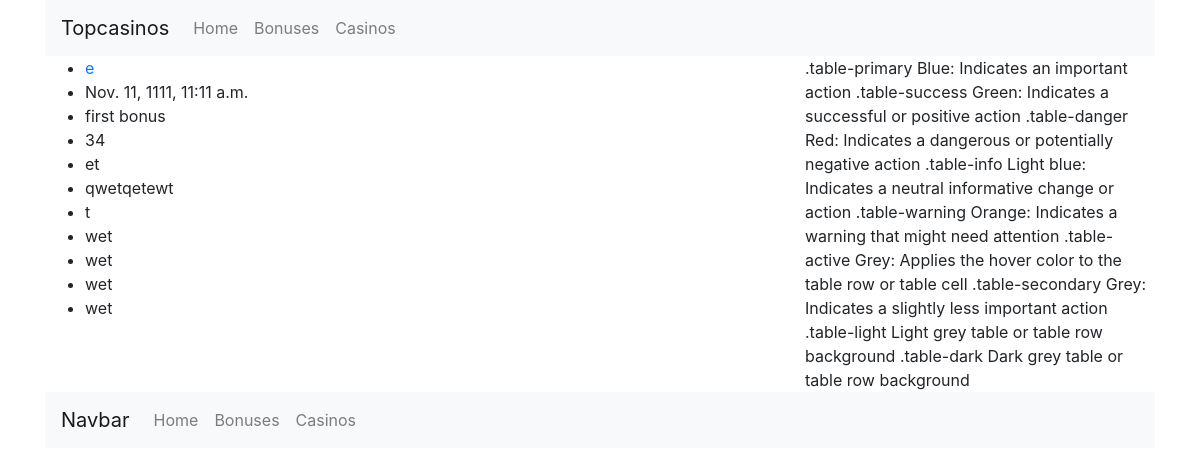
Screenshot of /bonus/1/ with the database file from the repository.
### casinos/models.py (models this page shows)
class Casino(models.Model):
    date_added = models.DateTimeField('date added')
    casino_icon = models.ImageField(upload_to='documents/%Y/%m/%d', height_field=None, width_field=None,default='resources\index.jfif')
    casino_name = models.CharField(max_length=200)
    casino_description = models.CharField(max_length=2000)
    software = models.CharField(max_length=400)
    os_supported = models.CharField(max_length=400)
    languages = models.CharField(max_length=400)
    currencies = models.CharField(max_length=400)
    deposit_methods = models.CharField(max_length=400)
    minimal_deposit = models.CharField(max_length=400)
    withdrawal_methods = models.CharField(max_length=400)
    withdrawal_limits = models.CharField(max_length=400)
    withdrawal_min_amount = models.CharField(max_length=400)
    established_on = models.CharField(max_length=400)
    withdrawal_min_amount = models.CharField(max_length=400)
    established_on = models.CharField(max_length=400)
    jurisdiction= models.CharField(max_length=400)
    sister_casinos = models.CharField(max_length=400)
    casino_link = models.CharField(max_length=200)
    rating_ours = models.CharField(max_length=5)
    rating_users = models.CharField(max_length=5)

class Bonus(models.Model):
    date_added = models.DateTimeField('date added')
    casino = models.ForeignKey(Casino, on_delete=models.CASCADE)
    bonus_name   = models.CharField(max_length=200)
    bonus_description = models.CharField(max_length=2000)
    bonus_amount     = models.CharField(max_length=400)
    bonus_code = models.CharField(max_length=400)
    valid_for = models.CharField(max_length=400)
    min_deposit = models.CharField(max_length=400)
    max_deposit = models.CharField(max_length=400)
    games = models.CharField(max_length=400)
    additional_information = models.CharField(max_length=400)

### casinos/views.py (the view)
# urls.py: path('bonus/<int:bonus_id>/', views.binfo, name='binfo'),
def binfo(request, bonus_id):
    try:
        bonus = Bonus.objects.get(pk=bonus_id)
    except Casino.DoesNotExist:
        raise Http404("Bonus does not exist")
    return render(request, 'casinos/binfo.html', {'bonus': bonus, 'casino': Casino.objects.get(pk=bonus.casino_id)})

### casinos/templates/casinos/binfo.html
{% extends "base.html" %}
{% block content %}
    <ul>
        <li><a href="/casino/{{ casino.id }}/">{{ casino.casino_name }}</a></li>
        <li>{{ bonus.date_added }}</li>
        <li>{{ bonus.bonus_name }}</li>
        <li>{{ bonus.bonus_description }}</li>
        <li>{{ bonus.bonus_amount }}</li>
        <li>{{ bonus.bonus_code }}</li>
        <li>{{ bonus.valid_for }}</li>
        <li>{{ bonus.min_deposit }}</li>
        <li>{{ bonus.max_deposit }}</li>
        <li>{{ bonus.games }}</li>
        <li>{{ bonus.additional_information }}</li>
    </ul>{% endblock %}

### rows the page displays
Casino: casino_name "e"
Bonus: date_added "Nov. 11, 1111, 11:11 a.m.", bonus_name "first bonus", bonus_description "34", bonus_amount "et", bonus_code "qwetqetewt", valid_for "t", min_deposit "wet", max_deposit "wet", games "wet", additional_information "wet"
